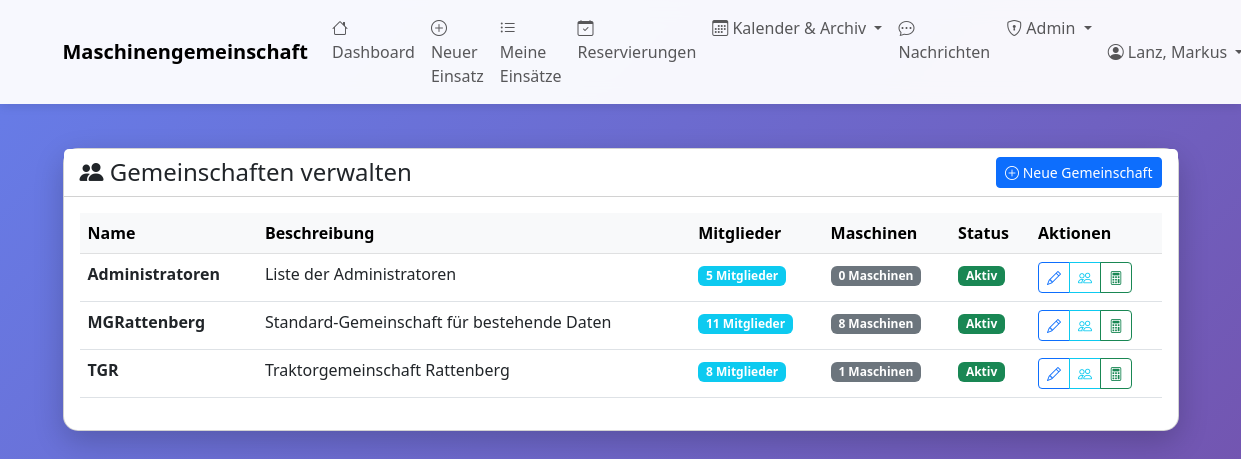
/admin/gemeinschaften (signed in), run on the app's committed database.
### tables this page shows
CREATE TABLE gemeinschaften (
                id INTEGER PRIMARY KEY AUTOINCREMENT,
                name TEXT NOT NULL UNIQUE,
                beschreibung TEXT,
                erstellt_am TIMESTAMP DEFAULT CURRENT_TIMESTAMP,
                aktiv BOOLEAN DEFAULT 1
            );

### web_app.py (the view)
@app.route('/admin/gemeinschaften')
@admin_required
def admin_gemeinschaften():
    with MaschinenDBContext(DB_PATH) as db:
        cursor = db.cursor
        cursor.execute("""
            SELECT * FROM gemeinschaften_uebersicht
            ORDER BY name
        """)
        columns = [desc[0] for desc in cursor.description]
        gemeinschaften = [dict(zip(columns, row)) for row in cursor.fetchall()]
    return render_template('admin_gemeinschaften.html', gemeinschaften=gemeinschaften)

### database.py (called while the page is built)
    def connect(self):
        self.connection = sqlite3.connect(self.db_path)
        self.connection.row_factory = sqlite3.Row
        self.cursor = self.connection.cursor()

    def close(self):
        if self.connection:
            self.connection.close()

    def __enter__(self):
        self.connect()
        return self

    def __exit__(self, exc_type, exc_val, exc_tb):
        if exc_type is None:
            self.connection.commit()
        else:
            self.connection.rollback()
        self.close()
        return False

### web_app.py (called while the page is built)
def admin_required(f):
    @wraps(f)
    def decorated_function(*args, **kwargs):
        if 'benutzer_id' not in session:
            flash('Bitte melden Sie sich an.', 'warning')
            return redirect(url_for('login'))
        if not session.get('is_admin'):
            flash('Zugriff verweigert. Administrator-Rechte erforderlich.', 'danger')
            return redirect(url_for('dashboard'))
        return f(*args, **kwargs)
    return decorated_function

### templates/admin_gemeinschaften.html (shortened to what this page needs)
{% extends "base.html" %}
{% block content %}
<div class="row mt-4">
    <div class="col-12">
        <div class="card">
            <div class="card-header bg-white d-flex justify-content-between align-items-center">
                <h4 class="mb-0">
                    <i class="bi bi-people-fill"></i> Gemeinschaften verwalten
                </h4>
                <a href="{{ url_for('admin_gemeinschaften_neu') }}" class="btn btn-primary btn-sm">
                    <i class="bi bi-plus-circle"></i> Neue Gemeinschaft
                </a>
            </div>
            <div class="card-body">
                {% if gemeinschaften %}
                <div class="table-responsive">
                    <table class="table table-hover">
                        <thead class="table-light">
                            <tr>
                                <th>Name</th>
                                <th>Beschreibung</th>
                                <th>Mitglieder</th>
                                <th>Maschinen</th>
                                <th>Status</th>
                                <th>Aktionen</th>
                            </tr>
                        </thead>
                        <tbody>
                            {% for gem in gemeinschaften %}
                            <tr>
                                <td><strong>{{ gem.name }}</strong></td>
                                <td>{{ gem.beschreibung or '-' }}</td>
                                <td>
                                    <span class="badge bg-info">{{ gem.anzahl_mitglieder }} Mitglieder</span>
                                </td>
                                <td>
                                    <span class="badge bg-secondary">{{ gem.anzahl_maschinen }} Maschinen</span>
                                </td>
                                <td>
                                    {% if gem.aktiv %}
                                        <span class="badge bg-success">Aktiv</span>
                                    {% else %}
                                        <span class="badge bg-danger">Inaktiv</span>
                                    {% endif %}
                                </td>
                                <td>
                                    <div class="btn-group" role="group">
                                        <a href="{{ url_for('admin_gemeinschaften_edit', gemeinschaft_id=gem.id) }}"
                                           class="btn btn-sm btn-outline-primary"
                                           title="Bearbeiten">
                                            <i class="bi bi-pencil"></i>
                                        </a>
                                        <a href="{{ url_for('admin_gemeinschaften_mitglieder', gemeinschaft_id=gem.id) }}"
                                           class="btn btn-sm btn-outline-info"
                                           title="Mitglieder verwalten">
                                            <i class="bi bi-people"></i>
                                        </a>
                                        <a href="{{ url_for('admin_gemeinschaften_abrechnung', gemeinschaft_id=gem.id) }}"
                                           class="btn btn-sm btn-outline-success"
                                           title="Abrechnung">
                                            <i class="bi bi-calculator"></i>
                                        </a>
                                    </div>
                                </td>
                            </tr>
                            {% endfor %}
                        </tbody>
                    </table>
                </div>
                {% endif %}
            </div>
        </div>
    </div>
</div>
{% endblock %}

### templates/base.html (style rules this page uses)
body { min-height: 100vh; background: linear-gradient(135deg, #667eea 0%, #764ba2 100%); }
.card { border-radius: 15px; box-shadow: 0 10px 30px rgba(0,0,0,0.2); }

### data on the page
gemeinschaften: name "Administratoren", beschreibung "Liste der Administratoren", anzahl_mitglieder "5", anzahl_maschinen "0", aktiv "Aktiv"
gemeinschaften: name "MGRattenberg", beschreibung "Standard-Gemeinschaft für bestehende Daten", anzahl_mitglieder "11", anzahl_maschinen "8", aktiv "Aktiv"
gemeinschaften: name "TGR", beschreibung "Traktorgemeinschaft Rattenberg", anzahl_mitglieder "8", anzahl_maschinen "1", shows "Aktiv"

### other printed values
{{ session.get('benutzer_name') }} "Lanz, Markus"
